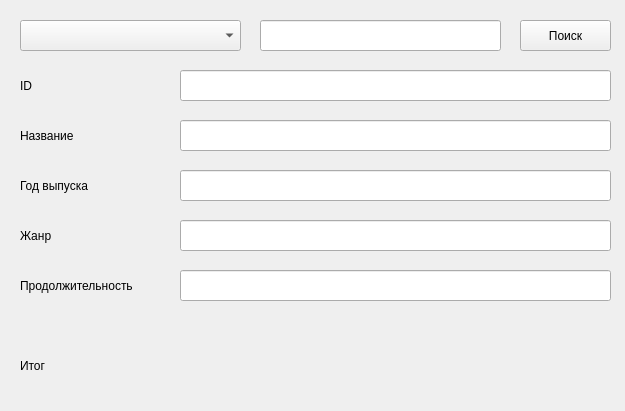
<?xml version="1.0" encoding="UTF-8"?>
<ui version="4.0">
 <class>Form</class>
 <widget class="QWidget" name="Form">
  <property name="geometry">
   <rect>
    <x>0</x>
    <y>0</y>
    <width>625</width>
    <height>411</height>
   </rect>
  </property>
  <property name="windowTitle">
   <string>Поиск по фильмам</string>
  </property>
  <widget class="QComboBox" name="comboBox">
   <property name="geometry">
    <rect>
     <x>20</x>
     <y>20</y>
     <width>221</width>
     <height>31</height>
    </rect>
   </property>
  </widget>
  <widget class="QPushButton" name="pushButton">
   <property name="geometry">
    <rect>
     <x>520</x>
     <y>20</y>
     <width>91</width>
     <height>31</height>
    </rect>
   </property>
   <property name="text">
    <string>Поиск</string>
   </property>
  </widget>
  <widget class="QLineEdit" name="lineEdit">
   <property name="geometry">
    <rect>
     <x>260</x>
     <y>20</y>
     <width>241</width>
     <height>31</height>
    </rect>
   </property>
  </widget>
  <widget class="QLineEdit" name="idEdit">
   <property name="geometry">
    <rect>
     <x>180</x>
     <y>70</y>
     <width>431</width>
     <height>31</height>
    </rect>
   </property>
  </widget>
  <widget class="QLabel" name="label">
   <property name="geometry">
    <rect>
     <x>20</x>
     <y>70</y>
     <width>141</width>
     <height>31</height>
    </rect>
   </property>
   <property name="text">
    <string>ID</string>
   </property>
  </widget>
  <widget class="QLineEdit" name="titleEdit">
   <property name="geometry">
    <rect>
     <x>180</x>
     <y>120</y>
     <width>431</width>
     <height>31</height>
    </rect>
   </property>
  </widget>
  <widget class="QLabel" name="label_2">
   <property name="geometry">
    <rect>
     <x>20</x>
     <y>120</y>
     <width>141</width>
     <height>31</height>
    </rect>
   </property>
   <property name="text">
    <string>Название</string>
   </property>
  </widget>
  <widget class="QLineEdit" name="yearEdit">
   <property name="geometry">
    <rect>
     <x>180</x>
     <y>170</y>
     <width>431</width>
     <height>31</height>
    </rect>
   </property>
  </widget>
  <widget class="QLabel" name="label_3">
   <property name="geometry">
    <rect>
     <x>20</x>
     <y>170</y>
     <width>141</width>
     <height>31</height>
    </rect>
   </property>
   <property name="text">
    <string>Год выпуска</string>
   </property>
  </widget>
  <widget class="QLineEdit" name="genreEdit">
   <property name="geometry">
    <rect>
     <x>180</x>
     <y>220</y>
     <width>431</width>
     <height>31</height>
    </rect>
   </property>
  </widget>
  <widget class="QLabel" name="label_4">
   <property name="geometry">
    <rect>
     <x>20</x>
     <y>220</y>
     <width>141</width>
     <height>31</height>
    </rect>
   </property>
   <property name="text">
    <string>Жанр</string>
   </property>
  </widget>
  <widget class="QLineEdit" name="durationEdit">
   <property name="geometry">
    <rect>
     <x>180</x>
     <y>270</y>
     <width>431</width>
     <height>31</height>
    </rect>
   </property>
  </widget>
  <widget class="QLabel" name="label_5">
   <property name="geometry">
    <rect>
     <x>20</x>
     <y>270</y>
     <width>141</width>
     <height>31</height>
    </rect>
   </property>
   <property name="text">
    <string>Продолжительность</string>
   </property>
  </widget>
  <widget class="QLabel" name="errorLabel">
   <property name="geometry">
    <rect>
     <x>20</x>
     <y>350</y>
     <width>221</width>
     <height>31</height>
    </rect>
   </property>
   <property name="text">
    <string>Итог</string>
   </property>
  </widget>
 </widget>
 <resources/>
 <connections/>
</ui>
